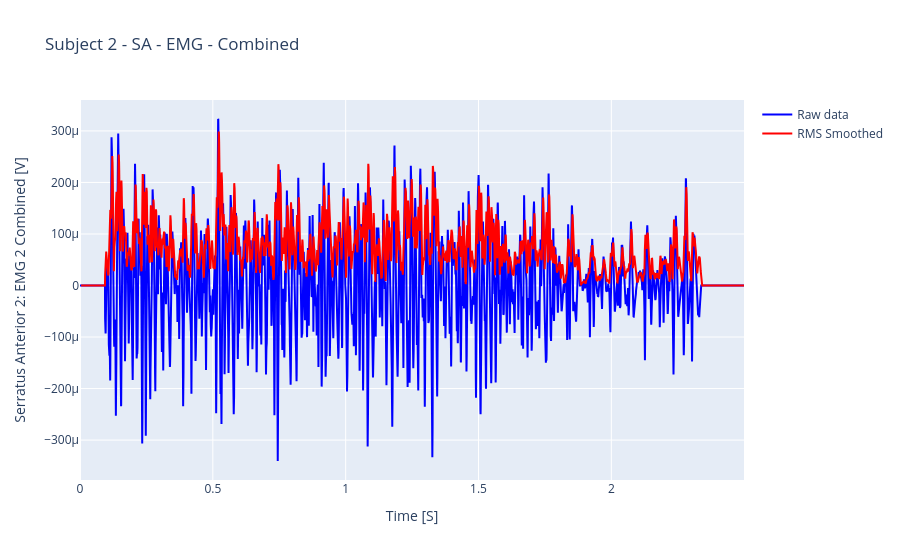

Notebook source saved alongside this figure:
### Code cell
sa_emg_fig = go.Figure()

sa_emg_fig.add_trace(
  go.Scatter(
        x=df_mvc["X [s]"], 
        y=df_mvc["Serratus Anterior 2: EMG 2 [V]"], 
        name='Raw data', 
        line=dict(color='blue')
  )
)
sa_emg_fig.add_trace(
    go.Scatter(
        x=df_mvc["X [s]"], 
        y=df_mvc["rms_smoothed"], 
        name='RMS Smoothed', 
        line=dict(color='red')
    )
)
sa_emg_fig.update_layout(
    title=dict(
        text='Subject 2 - SA - EMG - Combined'
    ),
    xaxis=dict(
        title=dict(
            text='Time [S]'
        )
    ),
    yaxis=dict(
        title=dict(
            text='Serratus Anterior 2: EMG 2 Combined [V]'
        )
    ),
)
sa_emg_fig.show()

### Figure 1 — Plotly figure (JSON) as saved in the notebook; plotly's stock layout.template omitted (floating-point values rounded to 4 significant figures; data arrays with more than 128 entries replaced by an {"elided": "..."} marker saying what was removed)
{"data": [{"line": {"color": "blue"}, "name": "Raw data", "type": "scatter", "x": {"elided": "5370 float values"}, "y": {"elided": "5370 float values"}}, {"line": {"color": "red"}, "name": "RMS Smoothed", "type": "scatter", "x": {"elided": "5370 float values"}, "y": {"elided": "5370 float values"}}], "layout": {"title": {"text": "Subject 2 - SA - EMG - Combined"}, "xaxis": {"title": {"text": "Time [S]"}}, "yaxis": {"title": {"text": "Serratus Anterior 2: EMG 2 Combined [V]"}}}}
